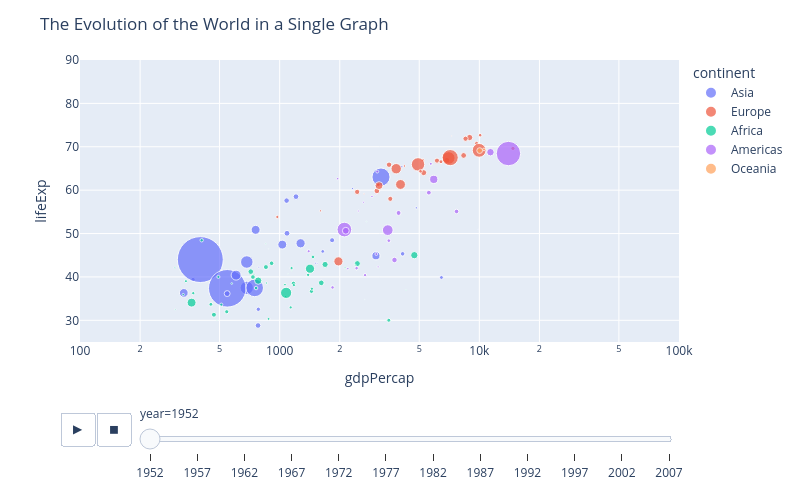

Notebook source saved alongside this figure:
### Code cell
fig_anim = px.scatter(df, x="gdpPercap", y="lifeExp", animation_frame="year", animation_group="country", size="pop", color="continent", hover_name="country",
                      log_x=True, size_max=50, range_x=[100, 100000], range_y=[25,90])
fig_anim.update_layout(height=500, width=800, title="The Evolution of the World in a Single Graph")

### Figure 1 — Plotly figure (JSON) as saved in the notebook; plotly's stock layout.template omitted (floating-point values rounded to 4 significant figures)
{"data": [{"hovertemplate": "<b>%{hovertext}</b><br><br>continent=Asia<br>year=1952<br>gdpPercap=%{x}<br>lifeExp=%{y}<br>pop=%{marker.size}<extra></extra>", "hovertext": ["Afghanistan", "Bahrain", "Bangladesh", "Cambodia", "China", "Hong Kong, China", "India", "Indonesia", "Iran", "Iraq", "Israel", "Japan", "Jordan", "Korea, Dem. Rep.", "Korea, Rep.", "Kuwait", "Lebanon", "Malaysia", "Mongolia", "Myanmar", "Nepal", "Oman", "Pakistan", "Philippines", "Saudi Arabia", "Singapore", "Sri Lanka", "Syria", "Taiwan", "Thailand", "Vietnam", "West Bank and Gaza", "Yemen, Rep."], "ids": ["Afghanistan", "Bahrain", "Bangladesh", "Cambodia", "China", "Hong Kong, China", "India", "Indonesia", "Iran", "Iraq", "Israel", "Japan", "Jordan", "Korea, Dem. Rep.", "Korea, Rep.", "Kuwait", "Lebanon", "Malaysia", "Mongolia", "Myanmar", "Nepal", "Oman", "Pakistan", "Philippines", "Saudi Arabia", "Singapore", "Sri Lanka", "Syria", "Taiwan", "Thailand", "Vietnam", "West Bank and Gaza", "Yemen, Rep."], "legendgroup": "Asia", "marker": {"color": "#636efa", "size": [8425333, 120447, 46886859, 4693836, 556263527, 2125900, 372000000, 82052000, 17272000, 5441766, 1620914, 86459025, 607914, 8865488, 20947571, 160000, 1439529, 6748378, 800663, 20092996, 9182536, 507833, 41346560, 22438691, 4005677, 1127000, 7982342, 3661549, 8550362, 21289402, 26246839, 1030585, 4963829], "sizemode": "area", "sizeref": 527500.0, "symbol": "circle"}, "mode": "markers", "name": "Asia", "orientation": "v", "showlegend": true, "type": "scatter", "x": [779.4, 9867.0, 684.2, 368.5, 400.4, 3054.0, 546.6, 749.7, 3035.0, 4130.0, 4087.0, 3217.0, 1547.0, 1088.0, 1031.0, 108400.0, 4835.0, 1831.0, 786.6, 331.0, 545.9, 1828.0, 684.6, 1273.0, 6460.0, 2315.0, 1084.0, 1643.0, 1207.0, 757.8, 605.1, 1516.0, 781.7], "xaxis": "x", "y": [28.8, 50.94, 37.48, 39.42, 44.0, 60.96, 37.37, 37.47, 44.87, 45.32, 65.39, 63.03, 43.16, 50.06, 47.45, 55.56, 55.93, 48.46, 42.24, 36.32, 36.16, 37.58, 43.44, 47.75, 39.88, 60.4, 57.59, 45.88, 58.5, 50.85, 40.41, 43.16, 32.55], "yaxis": "y"}, {"hovertemplate": "<b>%{hovertext}</b><br><br>continent=Europe<br>year=1952<br>gdpPercap=%{x}<br>lifeExp=%{y}<br>pop=%{marker.size}<extra></extra>", "hovertext": ["Albania", "Austria", "Belgium", "Bosnia and Herzegovina", "Bulgaria", "Croatia", "Czech Republic", "Denmark", "Finland", "France", "Germany", "Greece", "Hungary", "Iceland", "Ireland", "Italy", "Montenegro", "Netherlands", "Norway", "Poland", "Portugal", "Romania", "Serbia", "Slovak Republic", "Slovenia", "Spain", "Sweden", "Switzerland", "Turkey", "United Kingdom"], "ids": ["Albania", "Austria", "Belgium", "Bosnia and Herzegovina", "Bulgaria", "Croatia", "Czech Republic", "Denmark", "Finland", "France", "Germany", "Greece", "Hungary", "Iceland", "Ireland", "Italy", "Montenegro", "Netherlands", "Norway", "Poland", "Portugal", "Romania", "Serbia", "Slovak Republic", "Slovenia", "Spain", "Sweden", "Switzerland", "Turkey", "United Kingdom"], "legendgroup": "Europe", "marker": {"color": "#EF553B", "size": [1282697, 6927772, 8730405, 2791000, 7274900, 3882229, 9125183, 4334000, 4090500, 42459667, 69145952, 7733250, 9504000, 147962, 2952156, 47666000, 413834, 10381988, 3327728, 25730551, 8526050, 16630000, 6860147, 3558137, 1489518, 28549870, 7124673, 4815000, 22235677, 50430000], "sizemode": "area", "sizeref": 527500.0, "symbol": "circle"}, "mode": "markers", "name": "Europe", "orientation": "v", "showlegend": true, "type": "scatter", "x": [1601.0, 6137.0, 8343.0, 973.5, 2444.0, 3119.0, 6876.0, 9692.0, 6425.0, 7030.0, 7144.0, 3531.0, 5264.0, 7268.0, 5210.0, 4931.0, 2648.0, 8942.0, 10100.0, 4029.0, 3068.0, 3145.0, 3581.0, 5075.0, 4215.0, 3834.0, 8528.0, 14730.0, 1969.0, 9980.0], "xaxis": "x", "y": [55.23, 66.8, 68.0, 53.82, 59.6, 61.21, 66.87, 70.78, 66.55, 67.41, 67.5, 65.86, 64.03, 72.49, 66.91, 65.94, 59.16, 72.13, 72.67, 61.31, 59.82, 61.05, 58.0, 64.36, 65.57, 64.94, 71.86, 69.62, 43.59, 69.18], "yaxis": "y"}, {"hovertemplate": "<b>%{hovertext}</b><br><br>continent=Africa<br>year=1952<br>gdpPercap=%{x}<br>lifeExp=%{y}<br>pop=%{marker.size}<extra></extra>", "hovertext": ["Algeria", "Angola", "Benin", "Botswana", "Burkina Faso", "Burundi", "Cameroon", "Central African Republic", "Chad", "Comoros", "Congo, Dem. Rep.", "Congo, Rep.", "Cote d'Ivoire", "Djibouti", "Egypt", "Equatorial Guinea", "Eritrea", "Ethiopia", "Gabon", "Gambia", "Ghana", "Guinea", "Guinea-Bissau", "Kenya", "Lesotho", "Liberia", "Libya", "Madagascar", "Malawi", "Mali", "Mauritania", "Mauritius", "Morocco", "Mozambique", "Namibia", "Niger", "Nigeria", "Reunion", "Rwanda", "Sao Tome and Principe", "Senegal", "Sierra Leone", "Somalia", "South Africa", "Sudan", "Swaziland", "Tanzania", "Togo", "Tunisia", "Uganda", "Zambia", "Zimbabwe"], "ids": ["Algeria", "Angola", "Benin", "Botswana", "Burkina Faso", "Burundi", "Cameroon", "Central African Republic", "Chad", "Comoros", "Congo, Dem. Rep.", "Congo, Rep.", "Cote d'Ivoire", "Djibouti", "Egypt", "Equatorial Guinea", "Eritrea", "Ethiopia", "Gabon", "Gambia", "Ghana", "Guinea", "Guinea-Bissau", "Kenya", "Lesotho", "Liberia", "Libya", "Madagascar", "Malawi", "Mali", "Mauritania", "Mauritius", "Morocco", "Mozambique", "Namibia", "Niger", "Nigeria", "Reunion", "Rwanda", "Sao Tome and Principe", "Senegal", "Sierra Leone", "Somalia", "South Africa", "Sudan", "Swaziland", "Tanzania", "Togo", "Tunisia", "Uganda", "Zambia", "Zimbabwe"], "legendgroup": "Africa", "marker": {"color": "#00cc96", "size": [9279525, 4232095, 1738315, 442308, 4469979, 2445618, 5009067, 1291695, 2682462, 153936, 14100005, 854885, 2977019, 63149, 22223309, 216964, 1438760, 20860941, 420702, 284320, 5581001, 2664249, 580653, 6464046, 748747, 863308, 1019729, 4762912, 2917802, 3838168, 1022556, 516556, 9939217, 6446316, 485831, 3379468, 33119096, 257700, 2534927, 60011, 2755589, 2143249, 2526994, 14264935, 8504667, 290243, 8322925, 1219113, 3647735, 5824797, 2672000, 3080907], "sizemode": "area", "sizeref": 527500.0, "symbol": "circle"}, "mode": "markers", "name": "Africa", "orientation": "v", "showlegend": true, "type": "scatter", "x": [2449.0, 3521.0, 1063.0, 851.2, 543.3, 339.3, 1173.0, 1071.0, 1179.0, 1103.0, 780.5, 2126.0, 1389.0, 2670.0, 1419.0, 375.6, 328.9, 362.1, 4293.0, 485.2, 911.3, 510.2, 299.9, 853.5, 298.8, 575.6, 2388.0, 1443.0, 369.2, 452.3, 743.1, 1968.0, 1688.0, 468.5, 2424.0, 761.9, 1077.0, 2719.0, 493.3, 879.6, 1450.0, 879.8, 1136.0, 4725.0, 1616.0, 1148.0, 716.7, 859.8, 1468.0, 734.8, 1147.0, 406.9], "xaxis": "x", "y": [43.08, 30.02, 38.22, 47.62, 31.98, 39.03, 38.52, 35.46, 38.09, 40.72, 39.14, 42.11, 40.48, 34.81, 41.89, 34.48, 35.93, 34.08, 37.0, 30.0, 43.15, 33.61, 32.5, 42.27, 42.14, 38.48, 42.72, 36.68, 36.26, 33.69, 40.54, 50.99, 42.87, 31.29, 41.73, 37.44, 36.32, 52.72, 40.0, 46.47, 37.28, 30.33, 32.98, 45.01, 38.63, 41.41, 41.22, 38.6, 44.6, 39.98, 42.04, 48.45], "yaxis": "y"}, {"hovertemplate": "<b>%{hovertext}</b><br><br>continent=Americas<br>year=1952<br>gdpPercap=%{x}<br>lifeExp=%{y}<br>pop=%{marker.size}<extra></extra>", "hovertext": ["Argentina", "Bolivia", "Brazil", "Canada", "Chile", "Colombia", "Costa Rica", "Cuba", "Dominican Republic", "Ecuador", "El Salvador", "Guatemala", "Haiti", "Honduras", "Jamaica", "Mexico", "Nicaragua", "Panama", "Paraguay", "Peru", "Puerto Rico", "Trinidad and Tobago", "United States", "Uruguay", "Venezuela"], "ids": ["Argentina", "Bolivia", "Brazil", "Canada", "Chile", "Colombia", "Costa Rica", "Cuba", "Dominican Republic", "Ecuador", "El Salvador", "Guatemala", "Haiti", "Honduras", "Jamaica", "Mexico", "Nicaragua", "Panama", "Paraguay", "Peru", "Puerto Rico", "Trinidad and Tobago", "United States", "Uruguay", "Venezuela"], "legendgroup": "Americas", "marker": {"color": "#ab63fa", "size": [17876956, 2883315, 56602560, 14785584, 6377619, 12350771, 926317, 6007797, 2491346, 3548753, 2042865, 3146381, 3201488, 1517453, 1426095, 30144317, 1165790, 940080, 1555876, 8025700, 2227000, 662850, 157553000, 2252965, 5439568], "sizemode": "area", "sizeref": 527500.0, "symbol": "circle"}, "mode": "markers", "name": "Americas", "orientation": "v", "showlegend": true, "type": "scatter", "x": [5911.0, 2677.0, 2109.0, 11370.0, 3940.0, 2144.0, 2627.0, 5587.0, 1398.0, 3522.0, 3048.0, 2428.0, 1840.0, 2195.0, 2899.0, 3478.0, 3112.0, 2480.0, 1952.0, 3759.0, 3082.0, 3023.0, 13990.0, 5717.0, 7690.0], "xaxis": "x", "y": [62.48, 40.41, 50.92, 68.75, 54.74, 50.64, 57.21, 59.42, 45.93, 48.36, 45.26, 42.02, 37.58, 41.91, 58.53, 50.79, 42.31, 55.19, 62.65, 43.9, 64.28, 59.1, 68.44, 66.07, 55.09], "yaxis": "y"}, {"hovertemplate": "<b>%{hovertext}</b><br><br>continent=Oceania<br>year=1952<br>gdpPercap=%{x}<br>lifeExp=%{y}<br>pop=%{marker.size}<extra></extra>", "hovertext": ["Australia", "New Zealand"], "ids": ["Australia", "New Zealand"], "legendgroup": "Oceania", "marker": {"color": "#FFA15A", "size": [8691212, 1994794], "sizemode": "area", "sizeref": 527500.0, "symbol": "circle"}, "mode": "markers", "name": "Oceania", "orientation": "v", "showlegend": true, "type": "scatter", "x": [10040.0, 10560.0], "xaxis": "x", "y": [69.12, 69.39], "yaxis": "y"}], "layout": {"height": 500, "legend": {"itemsizing": "constant", "title": {"text": "continent"}, "tracegroupgap": 0}, "margin": {"t": 60}, "sliders": [{"active": 0, "currentvalue": {"prefix": "year="}, "len": 0.9, "pad": {"b": 10, "t": 60}, "steps": [{"args": [["1952"], {"frame": {"duration": 0, "redraw": false}, "fromcurrent": true, "mode": "immediate", "transition": {"duration": 0, "easing": "linear"}}], "label": "1952", "method": "animate"}, {"args": [["1957"], {"frame": {"duration": 0, "redraw": false}, "fromcurrent": true, "mode": "immediate", "transition": {"duration": 0, "easing": "linear"}}], "label": "1957", "method": "animate"}, {"args": [["1962"], {"frame": {"duration": 0, "redraw": false}, "fromcurrent": true, "mode": "immediate", "transition": {"duration": 0, "easing": "linear"}}], "label": "1962", "method": "animate"}, {"args": [["1967"], {"frame": {"duration": 0, "redraw": false}, "fromcurrent": true, "mode": "immediate", "transition": {"duration": 0, "easing": "linear"}}], "label": "1967", "method": "animate"}, {"args": [["1972"], {"frame": {"duration": 0, "redraw": false}, "fromcurrent": true, "mode": "immediate", "transition": {"duration": 0, "easing": "linear"}}], "label": "1972", "method": "animate"}, {"args": [["1977"], {"frame": {"duration": 0, "redraw": false}, "fromcurrent": true, "mode": "immediate", "transition": {"duration": 0, "easing": "linear"}}], "label": "1977", "method": "animate"}, {"args": [["1982"], {"frame": {"duration": 0, "redraw": false}, "fromcurrent": true, "mode": "immediate", "transition": {"duration": 0, "easing": "linear"}}], "label": "1982", "method": "animate"}, {"args": [["1987"], {"frame": {"duration": 0, "redraw": false}, "fromcurrent": true, "mode": "immediate", "transition": {"duration": 0, "easing": "linear"}}], "label": "1987", "method": "animate"}, {"args": [["1992"], {"frame": {"duration": 0, "redraw": false}, "fromcurrent": true, "mode": "immediate", "transition": {"duration": 0, "easing": "linear"}}], "label": "1992", "method": "animate"}, {"args": [["1997"], {"frame": {"duration": 0, "redraw": false}, "fromcurrent": true, "mode": "immediate", "transition": {"duration": 0, "easing": "linear"}}], "label": "1997", "method": "animate"}, {"args": [["2002"], {"frame": {"duration": 0, "redraw": false}, "fromcurrent": true, "mode": "immediate", "transition": {"duration": 0, "easing": "linear"}}], "label": "2002", "method": "animate"}, {"args": [["2007"], {"frame": {"duration": 0, "redraw": false}, "fromcurrent": true, "mode": "immediate", "transition": {"duration": 0, "easing": "linear"}}], "label": "2007", "method": "animate"}], "x": 0.1, "xanchor": "left", "y": 0, "yanchor": "top"}], "title": {"text": "The Evolution of the World in a Single Graph"}, "updatemenus": [{"buttons": [{"args": [null, {"frame": {"duration": 500, "redraw": false}, "fromcurrent": true, "mode": "immediate", "transition": {"duration": 500, "easing": "linear"}}], "label": "&#9654;", "method": "animate"}, {"args": [[null], {"frame": {"duration": 0, "redraw": false}, "fromcurrent": true, "mode": "immediate", "transition": {"duration": 0, "easing": "linear"}}], "label": "&#9724;", "method": "animate"}], "direction": "left", "pad": {"r": 10, "t": 70}, "showactive": false, "type": "buttons", "x": 0.1, "xanchor": "right", "y": 0, "yanchor": "top"}], "width": 800, "xaxis": {"anchor": "y", "domain": [0, 1], "range": [2, 5], "title": {"text": "gdpPercap"}, "type": "log"}, "yaxis": {"anchor": "x", "domain": [0, 1], "range": [25, 90], "title": {"text": "lifeExp"}}}}
